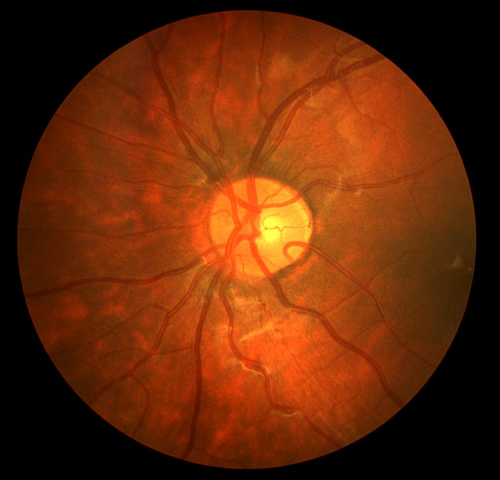
#> input picture image.jpg, 999 x 960 px (shown at 1/2 size)
$ jupyter execute preprocessing-2.ipynb
#> lines starting #> are read from the running program, lines starting #| are printed output that depends on the picture; after the words box and inside, x2 and y2 are one past the last pixel; in counts of white or black regions, pixels touching at a corner belong together
[cell 1]
import cv2
import numpy as np
from matplotlib import pyplot as plt
from skimage import morphology
from skimage.morphology import reconstruction
from skimage import measure

[cell 2]
img_bgr = cv2.imread("../image.jpg", cv2.IMREAD_GRAYSCALE)
#> img_bgr: shape (960, 999); min 0, max 243, mean 55.6
img_rgb = cv2.cvtColor(img_bgr, cv2.COLOR_BGR2RGB)
img = cv2.resize(img_rgb, (512, 512), interpolation=cv2.INTER_AREA)
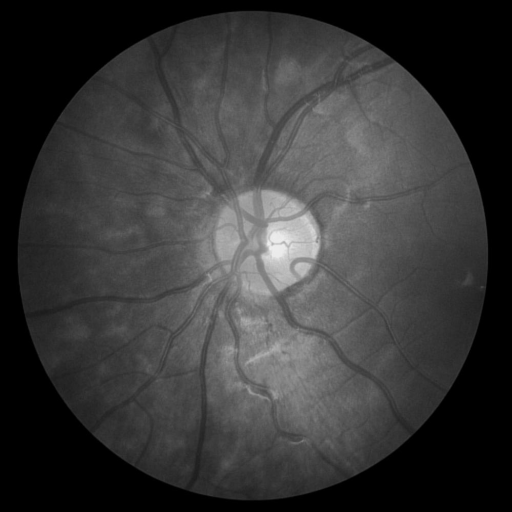
#> img: shape (512, 512, 3); min 0, max 238, mean 55.6

selem = cv2.getStructuringElement(cv2.MORPH_ELLIPSE, (15,15))

[cell 3]
# Top-hat et Bottom-hat
opened = cv2.morphologyEx(img, cv2.MORPH_OPEN, selem)
closed = cv2.morphologyEx(img, cv2.MORPH_CLOSE, selem)

tophat = cv2.subtract(img, opened)
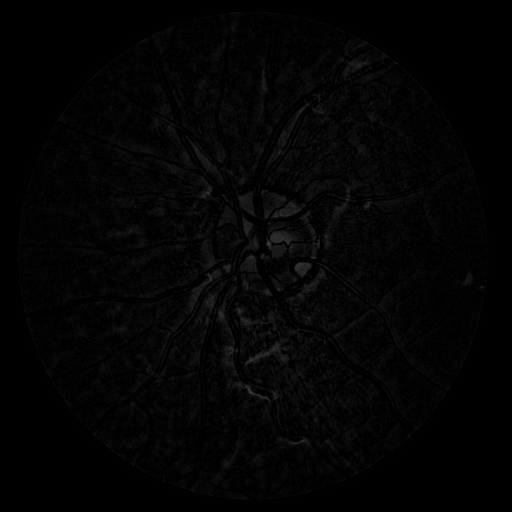
#> tophat: shape (512, 512, 3); min 0, max 60, mean 3.6
bothat = cv2.subtract(closed, img)

# Rehaussement du contraste global
enhanced = cv2.add(img, tophat)
enhanced = cv2.subtract(enhanced, bothat)

# Normalisation
enhanced = cv2.normalize(enhanced, None, 0, 255, cv2.NORM_MINMAX).astype(np.uint8)


small_selem = cv2.getStructuringElement(cv2.MORPH_ELLIPSE, (3,3))

# Opening = suppression du bruit clair isolé
opened = cv2.morphologyEx(enhanced, cv2.MORPH_OPEN, small_selem)

# Closing = comblement de petits trous dans les vaisseaux
cleaned = cv2.morphologyEx(opened, cv2.MORPH_CLOSE, small_selem)

[cell 4]
plt.figure(figsize=(15,5))
plt.subplot(1,3,1); plt.imshow(img, cmap='gray'); plt.title('Original')
plt.subplot(1,3,2); plt.imshow(enhanced, cmap='gray'); plt.title('Renforcé (Top-hat/Bottom-hat)')
plt.subplot(1,3,3); plt.imshow(cleaned, cmap='gray'); plt.title('Nettoyé ')
plt.show()

[cell 5]
# Geodesic reconstruction (preserve vessel structure)

gray = cv2.cvtColor(cleaned, cv2.COLOR_RGB2GRAY)
marker = cv2.cvtColor(opened, cv2.COLOR_RGB2GRAY)
mask = gray
reconstructed = reconstruction(marker, mask, method='dilation')

[cell 6]
img = cv2.imread(str("../image.jpg"))
#> img is the input picture: shape (960, 999, 3); mean B, G, R 8.6, 41.1, 101.9
green = img[:, :, 1]
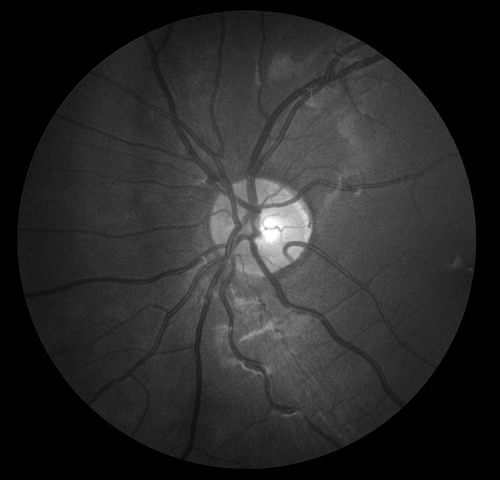
#> green: shape (960, 999) (shown at 1/2 size); min 0, max 255, mean 41.1

[cell 7]
# CLAHE: local contrast enhancement
clahe = cv2.createCLAHE(clipLimit=2.0, tileGridSize=(8,8))
enhanced = clahe.apply(green)
#> enhanced: shape (960, 999)

def multi_scale_opening(img, radii=[3, 5, 7]):
    """Paper: 'smoothing operation using mathematical morphology'"""
    result = np.zeros_like(img)
    for r in radii:
        se = morphology.disk(r)
        opened = morphology.opening(img, se)
        result = np.maximum(result, opened)
    return result

smooth = multi_scale_opening(enhanced)

[cell 8]
plt.figure(figsize=(15, 6))

plt.subplot(1, 3, 1)
plt.imshow(green, cmap='gray')
plt.title("Original (Green Channel)")

plt.subplot(1, 3, 2)
plt.imshow(enhanced, cmap='gray')
plt.title("After CLAHE")

plt.tight_layout()
plt.show()

[cell 9]
from scipy.ndimage import gaussian_filter


def kmeans_segmentation(img, n_clusters=2):
    """
    K-means clustering segmentation (Section 4.2 of paper)

    Args:
        img: Input grayscale image
        n_clusters: Number of clusters (2 for binary: vessel/background)

    Returns:
        Binary segmentation mask
    """

    # Reshape image to feature vector
    h, w = img.shape
    img_flat = img.reshape(-1, 1).astype(np.float32)

    # K-means clustering
    criteria = (cv2.TERM_CRITERIA_EPS + cv2.TERM_CRITERIA_MAX_ITER, 100, 0.2)
    _, labels, centers = cv2.kmeans(
        img_flat,
        n_clusters,
        None,
        criteria,
        10,  # attempts
        cv2.KMEANS_PP_CENTERS
    )
    # Reshape labels back to image
    labels = labels.reshape(h, w)

    # Determine which cluster is vessels (brighter in enhanced image)
    if centers[0] > centers[1]:
        vessel_label = 0
    else:
        vessel_label = 1

    # Create binary mask
    binary = (labels == vessel_label).astype(np.uint8)

    return binary

def simplified_morphology_kmeans(image_path):
    """
    Simplified version if the full method is too slow
    Uses same principles but fewer directions
    """
#> called with image_path = 'image.jpg'


    green = img[:, :, 1]

    # 1. Background subtraction using large opening
    bg_se = cv2.getStructuringElement(cv2.MORPH_ELLIPSE, (15, 15))
    background = cv2.morphologyEx(green, cv2.MORPH_OPEN, bg_se)
    enhanced = cv2.subtract(green, background)

    # 2. Multi-scale opening (similar to paper but faster)
    smoothed = np.zeros_like(enhanced, dtype=float)
    for size in [3, 5, 7]:
        se = cv2.getStructuringElement(cv2.MORPH_ELLIPSE, (size, size))
        opened = cv2.morphologyEx(enhanced, cv2.MORPH_OPEN, se)
        smoothed = np.maximum(smoothed, opened)
#> this loop made 3 passes
#> pass 1, in simplified_morphology_kmeans, `smoothed = np.maximum(smoothed, opened)`:
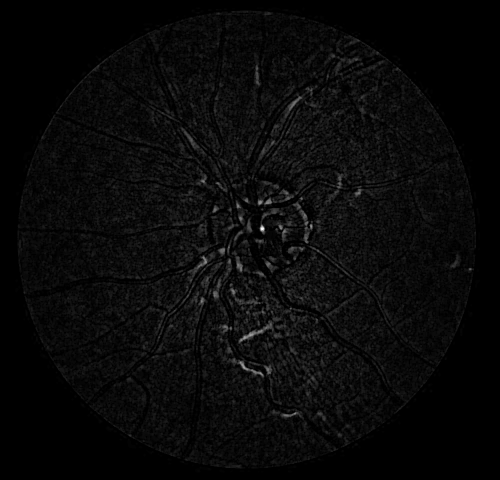
#> smoothed: shape (960, 999) float64 (shown at 1/2 size); min 0, max 80, mean 2.9; drawn with min black and max white

    # 3. Top-hat to enhance vessels
    se_tophat = cv2.getStructuringElement(cv2.MORPH_ELLIPSE, (7, 7))
    tophat = cv2.morphologyEx(smoothed.astype(np.uint8), cv2.MORPH_TOPHAT, se_tophat)
#> tophat: shape (960, 999)

    # 4. Gaussian smoothing
    gaussian = gaussian_filter(tophat, sigma=1.5)

    # 5. K-means
    binary = kmeans_segmentation(gaussian)
#> in kmeans_segmentation, `_, labels, centers = cv2.kmeans( img_flat, n_clusters, None, criteria,..`: centers = [0.273, 2.94]
#> in kmeans_segmentation, `labels = labels.reshape(h, w)`:
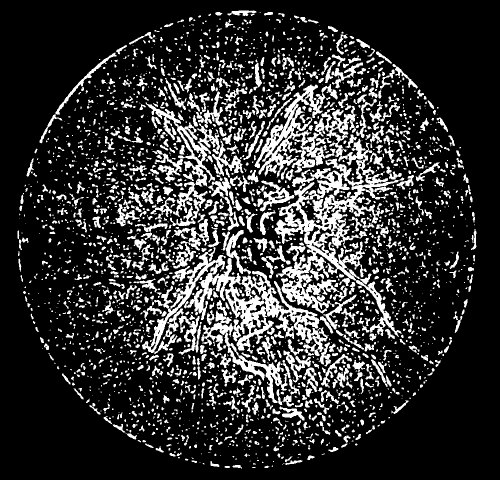
#> labels: shape (960, 999) int32 (shown at 1/2 size); values 0 (black) and 1 (white), 19.3% white; 2639 white regions (1464 under 20 px), largest, box (x1, y1, x2, y2) and area: (549, 207, 809, 674) 29844, (284, 494, 667, 733) 20649, (509, 169, 671, 355) 9090

    # 6. Cleanup
    binary = morphology.remove_small_objects(binary.astype(bool), min_size=50)
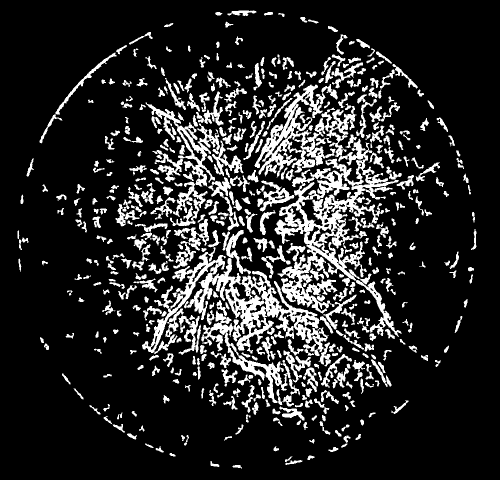
#> binary: shape (960, 999) bool (shown at 1/2 size); 15.8% white; 520 white regions, largest, box (x1, y1, x2, y2) and area: (549, 207, 804, 674) 29327, (284, 494, 667, 733) 20622, (509, 169, 671, 355) 9052

    return {
        'original': green,
        'enhanced': enhanced,
        'binary': (binary * 255).astype(np.uint8)

    }


results = simplified_morphology_kmeans('image.jpg')
#> results = 3 items
plt.figure(figsize=(15, 5))
plt.subplot(131); plt.imshow(results['original'], cmap='gray'); plt.title('Original')
plt.subplot(132); plt.imshow(results['enhanced'], cmap='gray'); plt.title('Enhanced')
plt.subplot(133); plt.imshow(results['binary'], cmap='gray'); plt.title('Segmented')
plt.show()
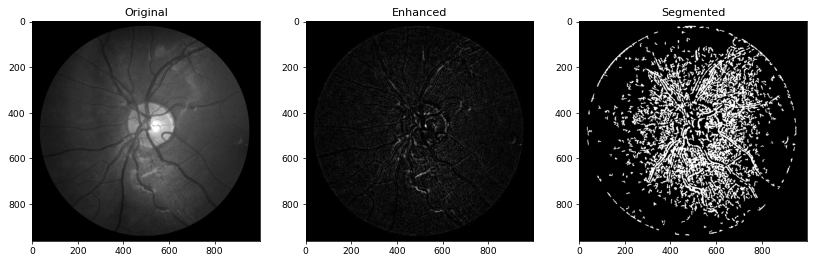
#> figure drawn by matplotlib, 3 panels

[cell 10]
selem = cv2.getStructuringElement(cv2.MORPH_ELLIPSE, (15,15))
opened = cv2.morphologyEx(smooth, cv2.MORPH_OPEN, selem)
#> opened: shape (960, 999)
closed = cv2.morphologyEx(smooth, cv2.MORPH_CLOSE, selem)
#> closed: shape (960, 999)

tophat = cv2.subtract(smooth, opened)
bothat = cv2.subtract(closed, smooth)
#> bothat: shape (960, 999)

# Contrast enhancement
contrast = cv2.add(smooth, tophat)
contrast = cv2.subtract(contrast, bothat)
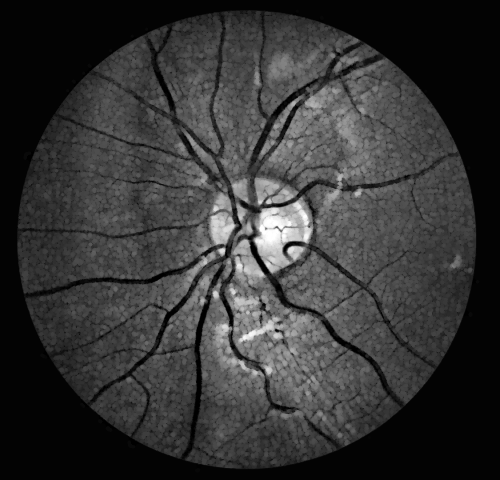
#> contrast: shape (960, 999) (shown at 1/2 size); min 0, max 255, mean 52.9
contrast = cv2.normalize(contrast, None, 0, 255, cv2.NORM_MINMAX).astype(np.uint8)

[cell 11]
plt.figure(figsize=(15, 6))

plt.subplot(1, 3, 1)
plt.imshow(green, cmap='gray')
plt.title("Original (Green Channel)")

plt.subplot(1, 3, 2)
plt.imshow(contrast, cmap='gray')
plt.title("After contrast enhancement")

plt.tight_layout()
plt.show()

[cell 12]
binary = (contrast).astype(np.uint8) * 255


small_se = morphology.disk(3)
binary = morphology.opening(binary, small_se)   # remove pepper
binary = morphology.closing(binary, morphology.disk(9))  # fill holes

# Remove tiny objects (< 60 px)
lbl = measure.label(binary)
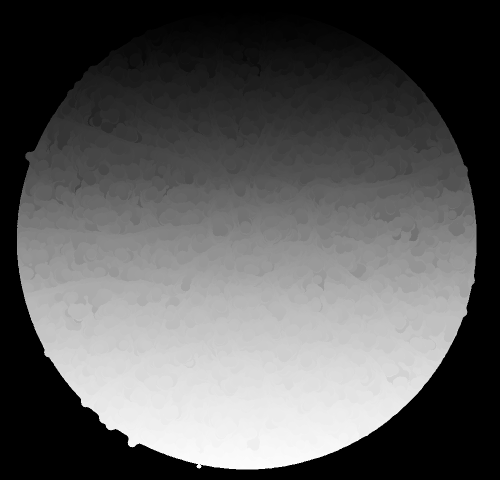
#> lbl: shape (960, 999) int64 (shown at 1/2 size); min 1, max 32922, mean 11798; drawn with min black and max white
for region in measure.regionprops(lbl):
    if region.area < 60:
        binary[lbl == region.label] = 0
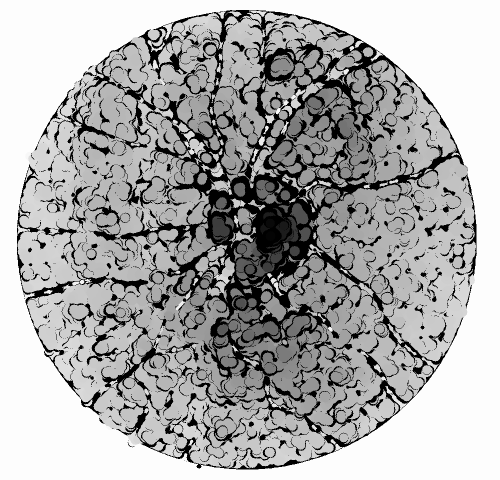
#> binary: shape (960, 999) (shown at 1/2 size); min 0, max 253, mean 171.6

[cell 13]
plt.figure(figsize=(15, 6))

plt.subplot(1, 3, 1)
plt.imshow(green, cmap='gray')
plt.title("Original (Green Channel)")

plt.subplot(1, 3, 2)
plt.imshow(contrast, cmap='gray')
plt.title("enhanced")

plt.subplot(1, 3, 3)
plt.imshow(binary, cmap='gray')
plt.title(f"Final Vessel Segmentation")

plt.tight_layout()
plt.show()
